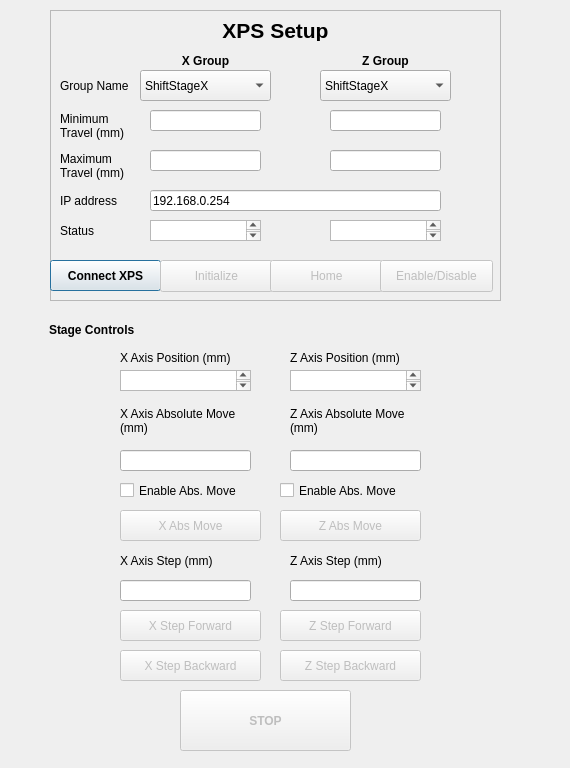
<?xml version="1.0" encoding="UTF-8"?>
<ui version="4.0">
 <class>Dialog</class>
 <widget class="QDialog" name="Dialog">
  <property name="geometry">
   <rect>
    <x>0</x>
    <y>0</y>
    <width>570</width>
    <height>768</height>
   </rect>
  </property>
  <property name="windowTitle">
   <string>Dialog</string>
  </property>
  <widget class="QFrame" name="frame">
   <property name="geometry">
    <rect>
     <x>50</x>
     <y>10</y>
     <width>451</width>
     <height>291</height>
    </rect>
   </property>
   <property name="frameShape">
    <enum>QFrame::StyledPanel</enum>
   </property>
   <property name="frameShadow">
    <enum>QFrame::Sunken</enum>
   </property>
   <widget class="QLabel" name="label_2">
    <property name="geometry">
     <rect>
      <x>10</x>
      <y>60</y>
      <width>81</width>
      <height>31</height>
     </rect>
    </property>
    <property name="text">
     <string>Group Name</string>
    </property>
   </widget>
   <widget class="QLabel" name="label">
    <property name="geometry">
     <rect>
      <x>10</x>
      <y>10</y>
      <width>431</width>
      <height>21</height>
     </rect>
    </property>
    <property name="font">
     <font>
      <pointsize>16</pointsize>
      <weight>75</weight>
      <bold>true</bold>
     </font>
    </property>
    <property name="autoFillBackground">
     <bool>true</bool>
    </property>
    <property name="text">
     <string>XPS Setup</string>
    </property>
    <property name="textFormat">
     <enum>Qt::AutoText</enum>
    </property>
    <property name="scaledContents">
     <bool>false</bool>
    </property>
    <property name="alignment">
     <set>Qt::AlignCenter</set>
    </property>
    <property name="textInteractionFlags">
     <set>Qt::LinksAccessibleByMouse</set>
    </property>
   </widget>
   <widget class="QLabel" name="label_5">
    <property name="geometry">
     <rect>
      <x>100</x>
      <y>40</y>
      <width>111</width>
      <height>21</height>
     </rect>
    </property>
    <property name="font">
     <font>
      <weight>75</weight>
      <bold>true</bold>
     </font>
    </property>
    <property name="text">
     <string>X Group</string>
    </property>
    <property name="textFormat">
     <enum>Qt::AutoText</enum>
    </property>
    <property name="scaledContents">
     <bool>false</bool>
    </property>
    <property name="alignment">
     <set>Qt::AlignCenter</set>
    </property>
    <property name="textInteractionFlags">
     <set>Qt::LinksAccessibleByMouse</set>
    </property>
   </widget>
   <widget class="QLabel" name="label_6">
    <property name="geometry">
     <rect>
      <x>280</x>
      <y>40</y>
      <width>111</width>
      <height>21</height>
     </rect>
    </property>
    <property name="font">
     <font>
      <weight>75</weight>
      <bold>true</bold>
     </font>
    </property>
    <property name="text">
     <string>Z Group</string>
    </property>
    <property name="textFormat">
     <enum>Qt::AutoText</enum>
    </property>
    <property name="scaledContents">
     <bool>false</bool>
    </property>
    <property name="alignment">
     <set>Qt::AlignCenter</set>
    </property>
    <property name="textInteractionFlags">
     <set>Qt::LinksAccessibleByMouse</set>
    </property>
   </widget>
   <widget class="QComboBox" name="x_stage_select">
    <property name="geometry">
     <rect>
      <x>90</x>
      <y>60</y>
      <width>131</width>
      <height>31</height>
     </rect>
    </property>
    <item>
     <property name="text">
      <string>ShiftStageX</string>
     </property>
    </item>
    <item>
     <property name="text">
      <string>TargetFocusZ</string>
     </property>
    </item>
   </widget>
   <widget class="QComboBox" name="z_stage_select">
    <property name="geometry">
     <rect>
      <x>270</x>
      <y>60</y>
      <width>131</width>
      <height>31</height>
     </rect>
    </property>
    <item>
     <property name="text">
      <string>ShiftStageX</string>
     </property>
    </item>
    <item>
     <property name="text">
      <string>TargetFocusZ</string>
     </property>
    </item>
   </widget>
   <widget class="QLabel" name="label_4">
    <property name="geometry">
     <rect>
      <x>10</x>
      <y>90</y>
      <width>81</width>
      <height>51</height>
     </rect>
    </property>
    <property name="autoFillBackground">
     <bool>false</bool>
    </property>
    <property name="text">
     <string>Minimum Travel (mm)</string>
    </property>
    <property name="wordWrap">
     <bool>true</bool>
    </property>
   </widget>
   <widget class="QLineEdit" name="x_min_trav_ip">
    <property name="geometry">
     <rect>
      <x>100</x>
      <y>100</y>
      <width>111</width>
      <height>21</height>
     </rect>
    </property>
   </widget>
   <widget class="QLineEdit" name="z_min_trav_ip">
    <property name="geometry">
     <rect>
      <x>280</x>
      <y>100</y>
      <width>111</width>
      <height>21</height>
     </rect>
    </property>
   </widget>
   <widget class="QLabel" name="label_7">
    <property name="geometry">
     <rect>
      <x>10</x>
      <y>130</y>
      <width>81</width>
      <height>51</height>
     </rect>
    </property>
    <property name="autoFillBackground">
     <bool>false</bool>
    </property>
    <property name="text">
     <string>Maximum Travel (mm)</string>
    </property>
    <property name="wordWrap">
     <bool>true</bool>
    </property>
   </widget>
   <widget class="QLineEdit" name="x_max_trav_ip">
    <property name="geometry">
     <rect>
      <x>100</x>
      <y>140</y>
      <width>111</width>
      <height>21</height>
     </rect>
    </property>
   </widget>
   <widget class="QLineEdit" name="z_max_trav_ip">
    <property name="geometry">
     <rect>
      <x>280</x>
      <y>140</y>
      <width>111</width>
      <height>21</height>
     </rect>
    </property>
   </widget>
   <widget class="QLabel" name="label_3">
    <property name="geometry">
     <rect>
      <x>10</x>
      <y>180</y>
      <width>81</width>
      <height>21</height>
     </rect>
    </property>
    <property name="text">
     <string>IP address</string>
    </property>
   </widget>
   <widget class="QLineEdit" name="ip_address_ip">
    <property name="geometry">
     <rect>
      <x>100</x>
      <y>180</y>
      <width>291</width>
      <height>21</height>
     </rect>
    </property>
    <property name="text">
     <string>192.168.0.254</string>
    </property>
   </widget>
   <widget class="QLabel" name="label_8">
    <property name="geometry">
     <rect>
      <x>10</x>
      <y>210</y>
      <width>81</width>
      <height>21</height>
     </rect>
    </property>
    <property name="text">
     <string>Status</string>
    </property>
   </widget>
   <widget class="QPushButton" name="connect_xps_bt">
    <property name="geometry">
     <rect>
      <x>0</x>
      <y>250</y>
      <width>111</width>
      <height>31</height>
     </rect>
    </property>
    <property name="font">
     <font>
      <weight>75</weight>
      <bold>true</bold>
     </font>
    </property>
    <property name="text">
     <string>Connect XPS</string>
    </property>
   </widget>
   <widget class="QPushButton" name="init_xps_bt">
    <property name="enabled">
     <bool>false</bool>
    </property>
    <property name="geometry">
     <rect>
      <x>110</x>
      <y>250</y>
      <width>113</width>
      <height>32</height>
     </rect>
    </property>
    <property name="autoFillBackground">
     <bool>false</bool>
    </property>
    <property name="text">
     <string>Initialize</string>
    </property>
   </widget>
   <widget class="QPushButton" name="home_xps_bt">
    <property name="enabled">
     <bool>false</bool>
    </property>
    <property name="geometry">
     <rect>
      <x>220</x>
      <y>250</y>
      <width>113</width>
      <height>32</height>
     </rect>
    </property>
    <property name="text">
     <string>Home</string>
    </property>
   </widget>
   <widget class="QPushButton" name="enable_dis_xps_bt">
    <property name="enabled">
     <bool>false</bool>
    </property>
    <property name="geometry">
     <rect>
      <x>330</x>
      <y>250</y>
      <width>113</width>
      <height>32</height>
     </rect>
    </property>
    <property name="text">
     <string>Enable/Disable</string>
    </property>
   </widget>
   <widget class="QTextBrowser" name="x_status">
    <property name="geometry">
     <rect>
      <x>100</x>
      <y>210</y>
      <width>111</width>
      <height>21</height>
     </rect>
    </property>
   </widget>
   <widget class="QTextBrowser" name="z_status">
    <property name="geometry">
     <rect>
      <x>280</x>
      <y>210</y>
      <width>111</width>
      <height>21</height>
     </rect>
    </property>
   </widget>
  </widget>
  <widget class="QWidget" name="widget" native="true">
   <property name="geometry">
    <rect>
     <x>40</x>
     <y>310</y>
     <width>471</width>
     <height>391</height>
    </rect>
   </property>
   <widget class="QLabel" name="label_9">
    <property name="geometry">
     <rect>
      <x>9</x>
      <y>10</y>
      <width>451</width>
      <height>20</height>
     </rect>
    </property>
    <property name="font">
     <font>
      <weight>75</weight>
      <bold>true</bold>
     </font>
    </property>
    <property name="text">
     <string>Stage Controls</string>
    </property>
   </widget>
   <widget class="QLabel" name="label_10">
    <property name="geometry">
     <rect>
      <x>80</x>
      <y>40</y>
      <width>141</width>
      <height>16</height>
     </rect>
    </property>
    <property name="text">
     <string>X Axis Position (mm)</string>
    </property>
   </widget>
   <widget class="QLabel" name="label_11">
    <property name="geometry">
     <rect>
      <x>250</x>
      <y>40</y>
      <width>141</width>
      <height>16</height>
     </rect>
    </property>
    <property name="text">
     <string>Z Axis Position (mm)</string>
    </property>
   </widget>
   <widget class="QLabel" name="label_12">
    <property name="geometry">
     <rect>
      <x>80</x>
      <y>90</y>
      <width>141</width>
      <height>41</height>
     </rect>
    </property>
    <property name="text">
     <string>X Axis Absolute Move (mm)</string>
    </property>
    <property name="wordWrap">
     <bool>true</bool>
    </property>
   </widget>
   <widget class="QLabel" name="label_13">
    <property name="geometry">
     <rect>
      <x>250</x>
      <y>90</y>
      <width>141</width>
      <height>41</height>
     </rect>
    </property>
    <property name="text">
     <string>Z Axis Absolute Move (mm)</string>
    </property>
    <property name="wordWrap">
     <bool>true</bool>
    </property>
   </widget>
   <widget class="QLabel" name="label_14">
    <property name="geometry">
     <rect>
      <x>80</x>
      <y>230</y>
      <width>141</width>
      <height>41</height>
     </rect>
    </property>
    <property name="text">
     <string>X Axis Step (mm)</string>
    </property>
    <property name="wordWrap">
     <bool>true</bool>
    </property>
   </widget>
   <widget class="QLabel" name="label_15">
    <property name="geometry">
     <rect>
      <x>250</x>
      <y>230</y>
      <width>141</width>
      <height>41</height>
     </rect>
    </property>
    <property name="text">
     <string>Z Axis Step (mm)</string>
    </property>
    <property name="wordWrap">
     <bool>true</bool>
    </property>
   </widget>
   <widget class="QTextBrowser" name="x_pos_disp">
    <property name="geometry">
     <rect>
      <x>80</x>
      <y>60</y>
      <width>131</width>
      <height>21</height>
     </rect>
    </property>
   </widget>
   <widget class="QTextBrowser" name="z_pos_disp">
    <property name="geometry">
     <rect>
      <x>250</x>
      <y>60</y>
      <width>131</width>
      <height>21</height>
     </rect>
    </property>
   </widget>
   <widget class="QLineEdit" name="x_abs_mv_ip">
    <property name="geometry">
     <rect>
      <x>80</x>
      <y>140</y>
      <width>131</width>
      <height>21</height>
     </rect>
    </property>
   </widget>
   <widget class="QLineEdit" name="z_abs_mv_ip">
    <property name="geometry">
     <rect>
      <x>250</x>
      <y>140</y>
      <width>131</width>
      <height>21</height>
     </rect>
    </property>
   </widget>
   <widget class="QLineEdit" name="x_step_ip">
    <property name="geometry">
     <rect>
      <x>80</x>
      <y>270</y>
      <width>131</width>
      <height>21</height>
     </rect>
    </property>
   </widget>
   <widget class="QLineEdit" name="z_step_ip">
    <property name="geometry">
     <rect>
      <x>250</x>
      <y>270</y>
      <width>131</width>
      <height>21</height>
     </rect>
    </property>
   </widget>
   <widget class="QCheckBox" name="x_abs_mv_ck">
    <property name="geometry">
     <rect>
      <x>80</x>
      <y>170</y>
      <width>141</width>
      <height>21</height>
     </rect>
    </property>
    <property name="text">
     <string>Enable Abs. Move</string>
    </property>
   </widget>
   <widget class="QCheckBox" name="z_abs_mv_ck">
    <property name="geometry">
     <rect>
      <x>240</x>
      <y>170</y>
      <width>141</width>
      <height>21</height>
     </rect>
    </property>
    <property name="text">
     <string>Enable Abs. Move</string>
    </property>
   </widget>
   <widget class="QPushButton" name="x_abs_mv_bt">
    <property name="enabled">
     <bool>false</bool>
    </property>
    <property name="geometry">
     <rect>
      <x>80</x>
      <y>200</y>
      <width>141</width>
      <height>31</height>
     </rect>
    </property>
    <property name="text">
     <string>X Abs Move</string>
    </property>
   </widget>
   <widget class="QPushButton" name="z_abs_mv_bt">
    <property name="enabled">
     <bool>false</bool>
    </property>
    <property name="geometry">
     <rect>
      <x>240</x>
      <y>200</y>
      <width>141</width>
      <height>31</height>
     </rect>
    </property>
    <property name="text">
     <string>Z Abs Move</string>
    </property>
   </widget>
   <widget class="QPushButton" name="x_step_f_bt">
    <property name="enabled">
     <bool>false</bool>
    </property>
    <property name="geometry">
     <rect>
      <x>80</x>
      <y>300</y>
      <width>141</width>
      <height>31</height>
     </rect>
    </property>
    <property name="text">
     <string>X Step Forward</string>
    </property>
   </widget>
   <widget class="QPushButton" name="x_step_b_bt">
    <property name="enabled">
     <bool>false</bool>
    </property>
    <property name="geometry">
     <rect>
      <x>80</x>
      <y>340</y>
      <width>141</width>
      <height>31</height>
     </rect>
    </property>
    <property name="text">
     <string>X Step Backward</string>
    </property>
   </widget>
   <widget class="QPushButton" name="z_step_f_bt">
    <property name="enabled">
     <bool>false</bool>
    </property>
    <property name="geometry">
     <rect>
      <x>240</x>
      <y>300</y>
      <width>141</width>
      <height>31</height>
     </rect>
    </property>
    <property name="text">
     <string>Z Step Forward</string>
    </property>
   </widget>
   <widget class="QPushButton" name="z_step_b_bt">
    <property name="enabled">
     <bool>false</bool>
    </property>
    <property name="geometry">
     <rect>
      <x>240</x>
      <y>340</y>
      <width>141</width>
      <height>31</height>
     </rect>
    </property>
    <property name="text">
     <string>Z Step Backward</string>
    </property>
   </widget>
  </widget>
  <widget class="QPushButton" name="stop_bt">
   <property name="enabled">
    <bool>false</bool>
   </property>
   <property name="geometry">
    <rect>
     <x>180</x>
     <y>690</y>
     <width>171</width>
     <height>61</height>
    </rect>
   </property>
   <property name="font">
    <font>
     <weight>75</weight>
     <bold>true</bold>
    </font>
   </property>
   <property name="text">
    <string>STOP</string>
   </property>
  </widget>
 </widget>
 <resources/>
 <connections/>
</ui>
